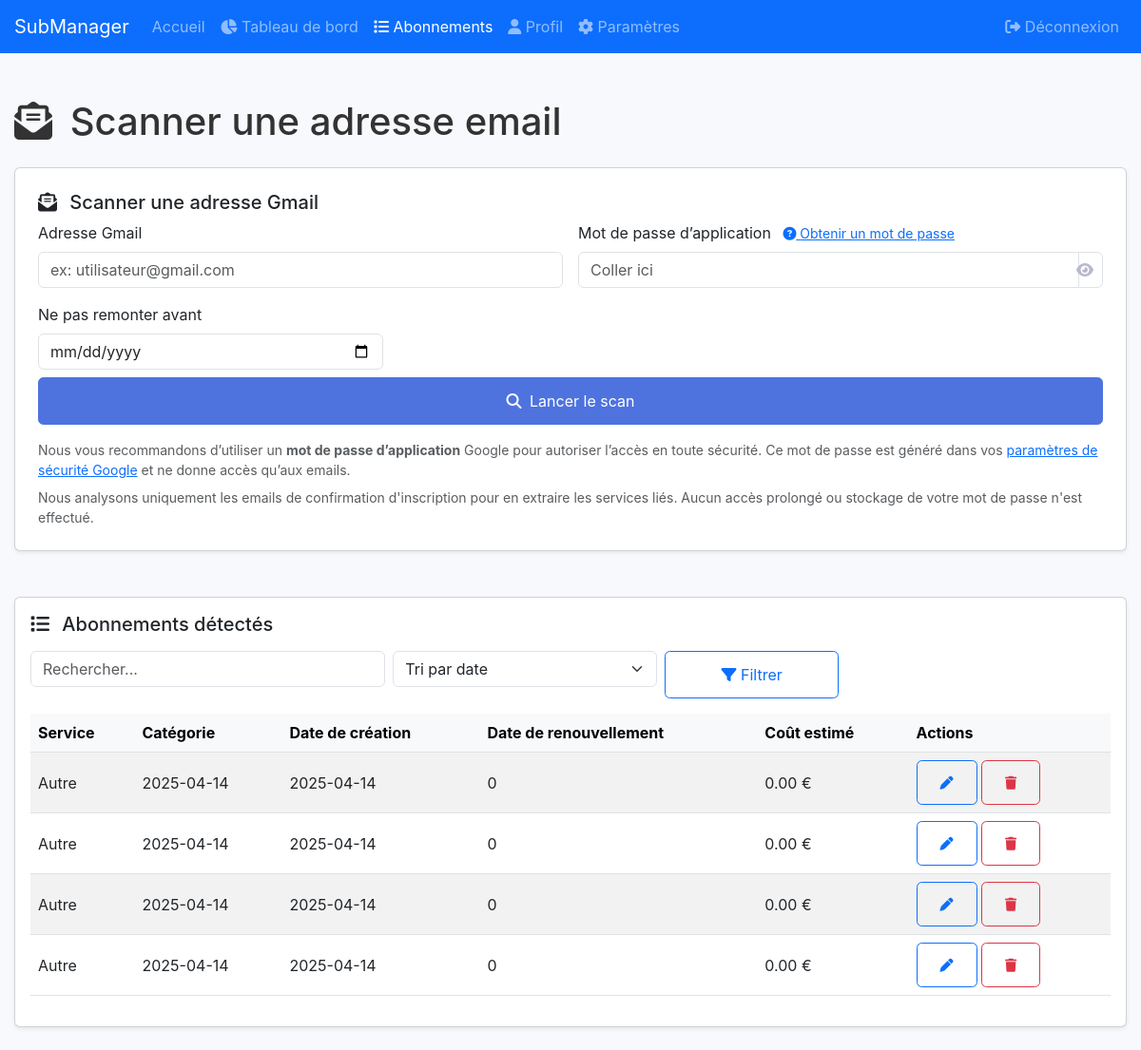
The page /subscriptions (signed in) on the database its author committed.
### tables this page shows
CREATE TABLE subscriptions (
                id INTEGER PRIMARY KEY AUTOINCREMENT,
                user_id INTEGER NOT NULL,
                email text not null,
                service_name TEXT NOT NULL,
                category TEXT,
                status TEXT DEFAULT 'active',
                start_date DATE,
                renewal_date DATE,
                monthly_cost REAL,
                created_at TIMESTAMP DEFAULT CURRENT_TIMESTAMP,
                FOREIGN KEY (user_id) REFERENCES users (id)
            );

### app.py (the view, shortened to what this page needs)
@app.route("/subscriptions")
@login_required
def subscriptions():
    user_id = session["user_id"]
    search = request.args.get("search", "").lower()
    sort = request.args.get(
        "sort", "renewal_date"
    )  # par défaut tri par date de renouvellement
    page = int(request.args.get("page", 1))
    per_page = 10
    all_subs = db.list_subscriptions(user_id)
    if sort == "cost":
        all_subs.sort(key=lambda s: s["monthly_cost"] or 0, reverse=True)
    elif sort == "service":
        all_subs.sort(key=lambda s: s["service_name"].lower())
    else:  # renewal_date
        all_subs.sort(key=lambda s: s["renewal_date"] or "")
    total = len(all_subs)
    pages = (total + per_page - 1) // per_page
    subs = all_subs[(page - 1) * per_page : page * per_page]
    return render_template(
        "subscriptions.html",
        subscriptions=subs,
        total=total,
        page=page,
        pages=pages,
        search=search,
        sort=sort,
    )

### app.py (called while the page is built)
@app.context_processor
def inject_year():
    return {"current_year": datetime.now().year}

def login_required(f):
    @wraps(f)
    def decorated_function(*args, **kwargs):
        if "user_id" not in session:
            flash("Veuillez vous connecter pour accéder à cette page.")
            return redirect(url_for("login"))
        return f(*args, **kwargs)
    return decorated_function

### subDB.py (called while the page is built)
def db_fetch(query, args=(), all=False, db_name=DBFILENAME):
    with sqlite3.connect(db_name) as conn:
        conn.row_factory = sqlite3.Row
        cur = conn.execute(query, args)
        if all:
            res = cur.fetchall()
            if res:
                res = [dict(e) for e in res]
        else:
            res = cur.fetchone()
            if res:
                res = dict(res)
    return res

    def list_subscriptions(self, user_id):
        return (
            db_fetch(
                "SELECT * FROM subscriptions WHERE user_id = ? ORDER BY renewal_date",
                (user_id,),
                all=True,
                db_name=self.db_path,
            )
            or []
        )

### templates/subscriptions.html (shortened to what this page needs)
{% extends "base.html" %}
{% block content %}
<div class="subscriptions-page py-4">
    <h1 class="mb-4"><i class="fas fa-envelope-open-text me-2"></i> Scanner une adresse email</h1>
    <div class="card p-4 shadow-sm mb-5">
        <h5><i class="fas fa-envelope-open-text me-2"></i> Scanner une adresse Gmail</h5>
        <form method="POST" action="{{ url_for('scan_email') }}" class="row g-3">
            <div class="col-md-6">
                <label for="scan_email" class="form-label">Adresse Gmail</label>
                <input type="email" name="scan_email" id="scan_email" class="form-control"
                    placeholder="ex: utilisateur@gmail.com" required>
            </div>
            <div class="col-md-6">
                <label for="scan_password" class="form-label">
                    Mot de passe d’application
                    <a href="https://myaccount.google.com/apppasswords" target="_blank" class="ms-2 small">
                        <i class="fas fa-question-circle"></i> Obtenir un mot de passe
                    </a>
                </label>
                <div class="input-group">
                    <input type="password" name="scan_password" id="scan_password" class="form-control"
                        placeholder="Coller ici" required>
                    <span class="input-group-text bg-white">
                        <i class="fas fa-eye toggle-password" style="cursor:pointer;"
                            onclick="togglePassword('scan_password')"></i>
                    </span>
                </div>
            </div>
            <div class="col-md-4">
                <label for="scan_since" class="form-label">Ne pas remonter avant</label>
                <input type="date" name="scan_since" id="scan_since" class="form-control">
            </div>
            <div class="col-12 d-grid mt-2">
                <button type="submit" class="btn btn-primary">
                    <i class="fas fa-search me-1"></i> Lancer le scan
                </button>
            </div>
        </form>
        <div class="form-text mt-3 text-muted">
            Nous vous recommandons d’utiliser un <strong>mot de passe d’application</strong> Google pour autoriser
            l’accès en toute sécurité.
            Ce mot de passe est généré dans vos <a href="https://myaccount.google.com/security"
                target="_blank">paramètres de sécurité Google</a> et ne donne accès qu’aux emails.
        </div>
        <div class="form-text mt-2 text-muted">
            Nous analysons uniquement les emails de confirmation d'inscription pour en extraire les services liés. Aucun
            accès prolongé ou stockage de votre mot de passe n'est effectué.
        </div>
    </div>
    {% if subscriptions %}
    <div class="card shadow-sm p-3">
        <h5 class="mb-3"><i class="fas fa-list me-2"></i> Abonnements détectés</h5>
        <form method="GET" class="row g-2 mb-3">
            <div class="col-md-4">
                <input type="text" name="search" class="form-control" placeholder="Rechercher..." value="{{ search }}">
            </div>
            <div class="col-md-3">
                <select name="sort" class="form-select">
                    <option value="renewal_date" {% if sort=="renewal_date" %}selected{% endif %}>Tri par date</option>
                </select>
            </div>
            <div class="col-md-2">
                <button type="submit" class="btn btn-outline-primary w-100">
                    <i class="fas fa-filter"></i> Filtrer
                </button>
            </div>
        </form>
        <div class="table-responsive">
            <table class="table table-striped table-hover align-middle">
                <thead class="table-light">
                    <tr>
                        <th>Service</th>
                        <th>Catégorie</th>
                        <th>Date de création</th>
                        <th>Date de renouvellement</th>
                        <th>Coût estimé</th>
                        <th>Actions</th>
                    </tr>
                </thead>
                <tbody>
                    {% for sub in subscriptions %}
                    <tr>
                        <td>{{ sub.service_name }}</td>
                        <td>{{ sub.category or "Non classé" }}</td>
                        <td>{{ sub.start_date }}</td>
                        <td>{{ sub.renewal_date }}</td>
                        <td>{{ "%.2f"|format(sub.monthly_cost | float) }} €</td>
                        <td>
                            <a href="{{ url_for('edit_subscription', id=sub.id) }}"
                                class="btn btn-sm btn-outline-primary">
                                <i class="fas fa-pen"></i>
                            </a>
                            <form method="POST" action="{{ url_for('delete_subscription', id=sub.id) }}"
                                class="d-inline" onsubmit="return confirm('Supprimer cet abonnement ?')">
                                <button type="submit" class="btn btn-sm btn-outline-danger">
                                    <i class="fas fa-trash"></i>
                                </button>
                            </form>
                        </td>
                    </tr>
                    {% endfor %}
                </tbody>
            </table>
        </div>
    </div>
    {% endif %}
</div>
{% endblock %}

### templates/base.html (shortened to what this page needs)
<!DOCTYPE html>
<html lang="fr">
<head>
    <link href="https://cdn.jsdelivr.net/npm/bootstrap@5.3.0/dist/css/bootstrap.min.css" rel="stylesheet">
    <link href="{{ url_for('static', filename='css/style.css') }}" rel="stylesheet">
    <link rel="stylesheet" href="https://cdnjs.cloudflare.com/ajax/libs/font-awesome/6.5.0/css/all.min.css">
</head>
<body>
    <nav class="navbar navbar-expand-lg navbar-dark bg-primary">
        <div class="container">
            <a class="navbar-brand" href="{{ url_for('index') }}">SubManager</a>
            <div class="collapse navbar-collapse" id="navbarNav">
                <ul class="navbar-nav me-auto">
                    <li class="nav-item">
                        <a class="nav-link {% if request.path == url_for('index') %}active{% endif %}" href="{{ url_for('index') }}">Accueil</a>
                    </li>
                    {% if session.user_id %}
                        <li class="nav-item">
                            <a class="nav-link {% if request.path == url_for('dashboard') %}active{% endif %}" href="{{ url_for('dashboard') }}">
                                <i class="fas fa-chart-pie"></i> Tableau de bord
                            </a>
                        </li>
                        <li class="nav-item">
                            <a class="nav-link {% if request.path == url_for('subscriptions') %}active{% endif %}" href="{{ url_for('subscriptions') }}">
                                <i class="fas fa-list"></i> Abonnements
                            </a>
                        </li>
                        <li class="nav-item">
                            <a class="nav-link {% if request.path == url_for('profile') %}active{% endif %}" href="{{ url_for('profile') }}">
                                <i class="fas fa-user"></i> Profil
                            </a>
                        </li>
                        <li class="nav-item">
                            <a class="nav-link {% if request.path == url_for('settings') %}active{% endif %}" href="{{ url_for('settings') }}">
                                <i class="fas fa-cog"></i> Paramètres
                            </a>
                        </li>
                    {% endif %}
                </ul>
                <ul class="navbar-nav">
                    {% if session.user_id %}
                        <li class="nav-item">
                            <a class="nav-link" href="{{ url_for('logout') }}">
                                <i class="fas fa-sign-out-alt"></i> Déconnexion
                            </a>
                        </li>
                    {% endif %}
                </ul>
            </div>
        </div>
    </nav>
    <div class="container mt-4">
        {% block content %}{% endblock %}
    </div>
</body>
</html>

### static/css/style.css (style rules this page uses)
:root { --primary-color: #4e73df; --secondary-color: #1cc88a; --danger-color: #e74a3b; --warning-color: #f6c23e; --info-color: #36b9cc; --light-color: #f8f9fc; --dark-color: #5a5c69; }
body { font-family: 'Nunito', -apple-system, BlinkMacSystemFont, 'Segoe UI', Roboto, 'Helvetica Neue', Arial, sans-serif; background-color: #f8f9fc; color: #333; }
.container { max-width: 1200px; margin: 0 auto; padding: 0 15px; }
.toggle-password { position: absolute; right: 10px; top: 50%; transform: translateY(-50%); cursor: pointer; color: #b7b9cc; }
.btn { display: inline-block; font-weight: 400; text-align: center; white-space: nowrap; vertical-align: middle; padding: 0.75rem 1.5rem; border-radius: 0.35rem; transition: all 0.15s ease-in-out; }
.btn-primary { color: white; background-color: var(--primary-color); border-color: var(--primary-color); width: 100%; }

### rows shown on the page
subscriptions: service_name "Autre", category "2025-04-14", start_date "2025-04-14", renewal_date "0", monthly_cost "0.00"
subscriptions: service_name "Autre", category "2025-04-14", start_date "2025-04-14", renewal_date "0", monthly_cost "0.00"
subscriptions: service_name "Autre", category "2025-04-14", start_date "2025-04-14", renewal_date "0", monthly_cost "0.00"
subscriptions: service_name "Autre", category "2025-04-14", start_date "2025-04-14", renewal_date "0", monthly_cost "0.00"
